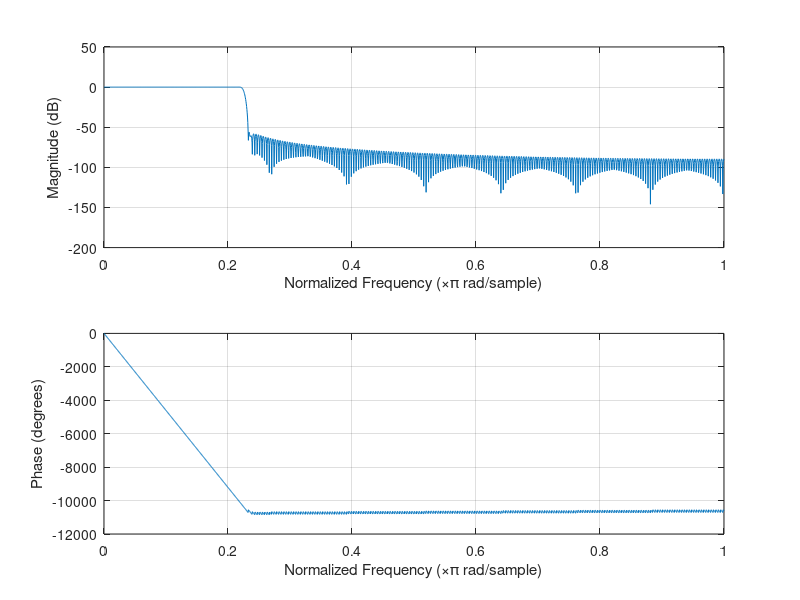

The MATLAB script that drew this image: (Note: this script raises an error after producing the figure.)
%% Question 1

% Assumed constants
Fs = 22050;
fc = 2500;

wc = fc / (Fs / 2);

window = hamming(513);

filter_coeff = fir1(513 - 1, wc, 'low', window);

figure;
freqz(filter_coeff, 1);

lovemono = audioread("love_mono22.wav");

love_low = filter(filter_coeff, 1, lovemono);

figure;
pwelch(lovemono, 500, 300, 500, Fs)

figure;
pwelch(love_low, window)

audiowrite("low_pass.wav", love_low, Fs)

%% Question 2
% Assumed constants
Fs = 22050;
fc = 5000;

wc = fc / (Fs / 2);

window = hamming(513);

filter_coeff = fir1(513 - 1, wc, 'high', window);

figure;
freqz(filter_coeff, 1);

love_high = filter(filter_coeff, 1, lovemono);

figure;
pwelch(love_high, window)

audiowrite("high_pass.wav", love_high, Fs)

%% Question 3

% 2.9 to 3.1 kHz

filter_coeff = fir1(513 - 1, [2900 / (Fs / 2), 3100 / (Fs / 2)], 'stop');

figure;
freqz(filter_coeff, 1);

love_band = filter(filter_coeff, 1, lovemono);

figure;
pwelch(love_band, 500, 300, 500, Fs)

audiowrite("band_stop.wav", love_band, Fs)
